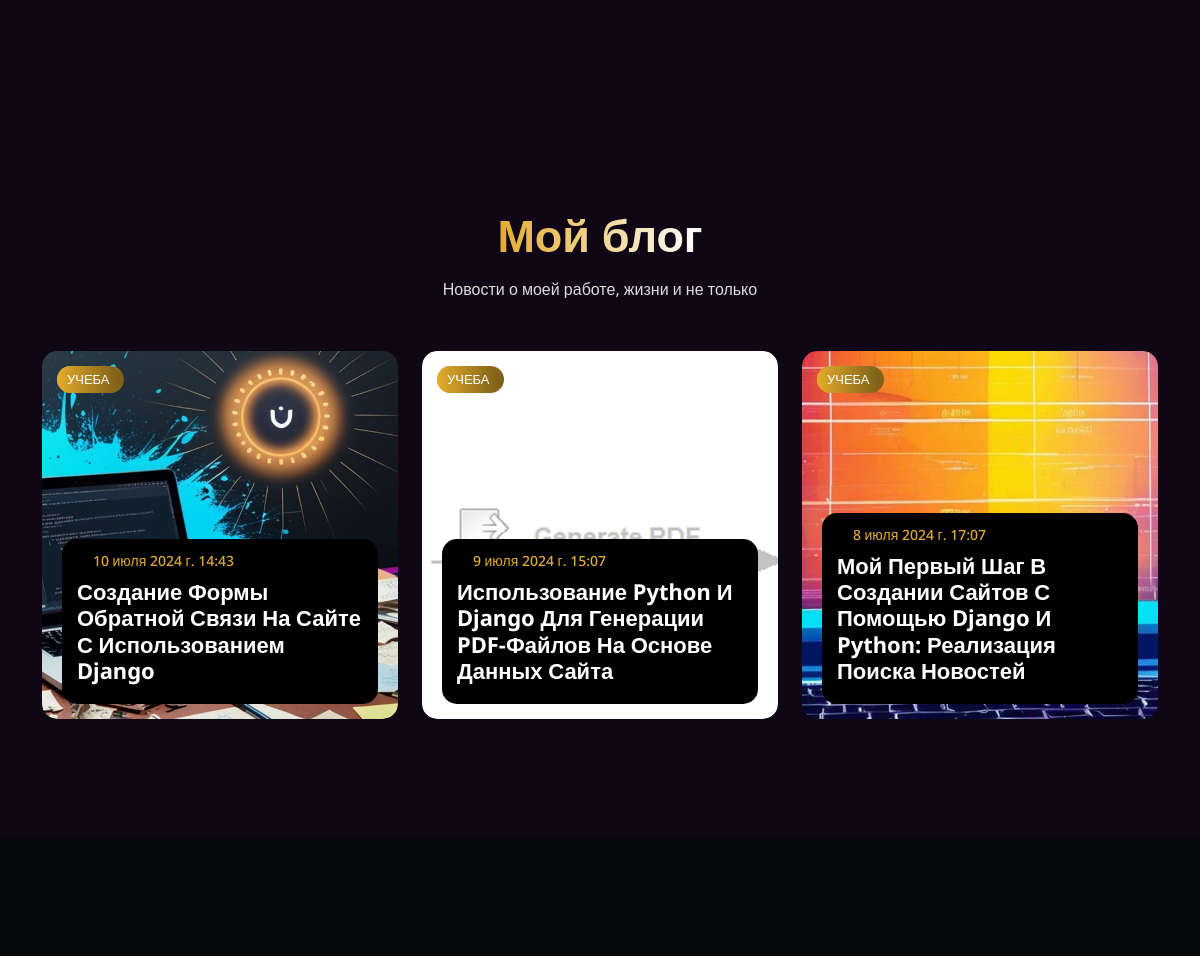
The app's page / (middle part), older data.
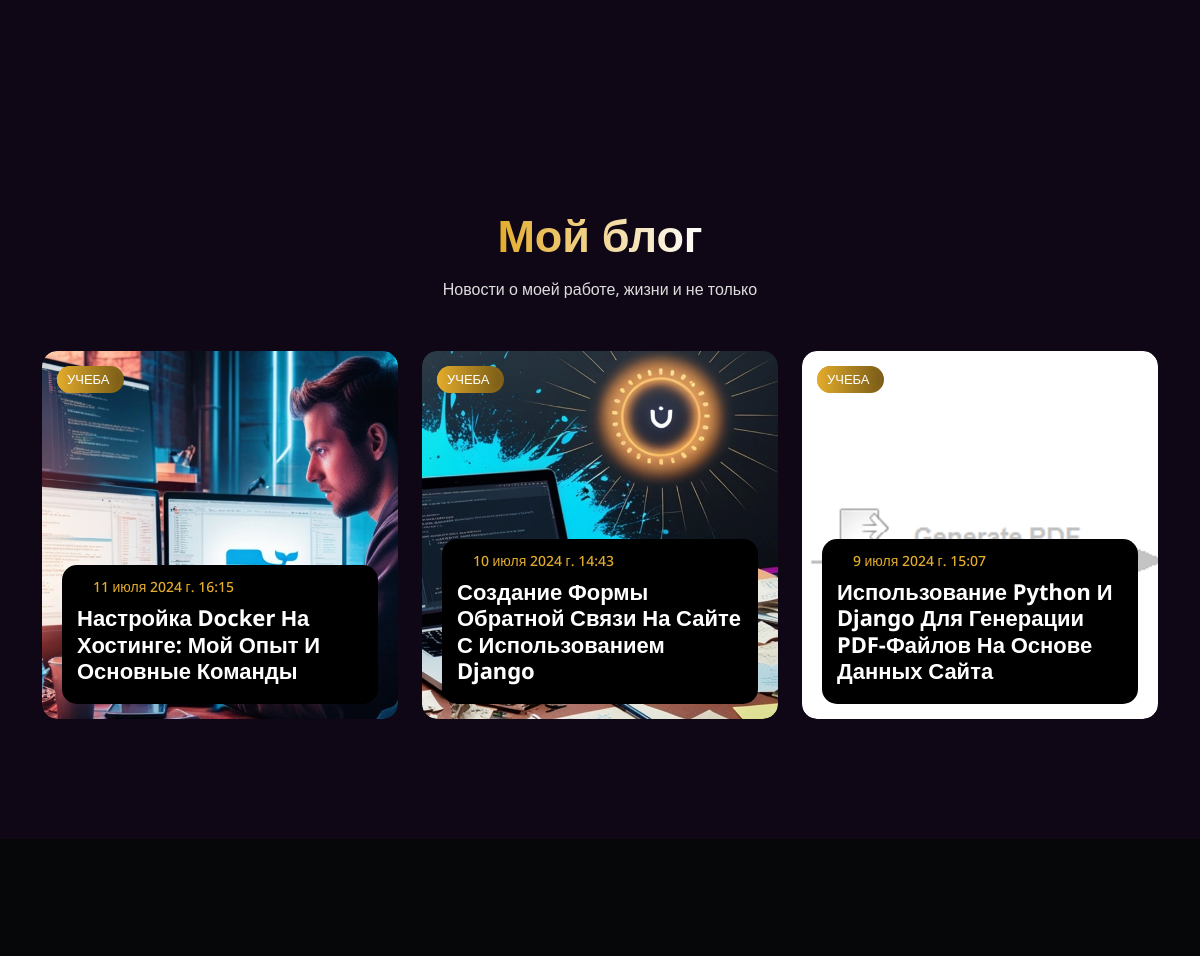
The same page, newer data.
### News/models.py (models this page shows, shortened)
class News(models.Model):
    imgNews = models.ImageField(upload_to='photos/news/', verbose_name='Главное изображение записи')
    dataNews = models.DateTimeField(default=timezone.now, verbose_name='Дата публиации')
    titleNews = models.CharField(max_length=500, verbose_name='Название статьи')
    slugNews = models.SlugField(max_length=200, unique=True, verbose_name='Заполняется автоматически', blank=True, null=True)
    contentNews = RichTextField(verbose_name='Контент новости')
    tags = models.ManyToManyField(newsTag, blank=True, verbose_name='Теги статьи')
    category = models.ManyToManyField(newsCategory, blank=True, verbose_name='Категории статьи')
    gallery = models.ManyToManyField(galleryNews, blank=True, verbose_name='Галерея фотографий')
    feetbicke = models.ForeignKey(FormsNews, on_delete=models.SET_NULL, null=True, blank=True, verbose_name='Отзыв')
    class Meta:
        verbose_name = 'Новость'
        verbose_name_plural = 'Новости'

class newsCategory(models.Model):
    titleCategory = models.CharField(max_length=500, verbose_name='Заголовок')
    slagCategory = models.CharField(max_length=500, verbose_name='Ссылка на категорию', blank=True, null=True)
    class Meta:
        verbose_name = 'Категория'
        verbose_name_plural = 'Категории'

### settings/views.py (the view)
# urls.py: path('', views.viewHome, name='home'),
def viewHome(request):
    settings = Settings.objects.first()
    social_networks = socialSettings.objects.all()
    number_settings = numberSettings.objects.all()
    experience_settings = experienceSettings.objects.all()
    skills_settings = skillsSettings.objects.all()
    contact_settings = contactSettings.objects.all()
    services_site = ServicesSite.objects.all()
    worck_site = WorckSite.objects.all()
    gallery_worck = GalleryWorck.objects.all()
    category_worck = categoryWorck.objects.all()
    news_home = News.objects.order_by('-dataNews')[:3]
    context = {
        'settings': settings,
        'social_networks': social_networks,
        'number_settings': number_settings,
        'experience_settings': experience_settings,
        'skills_settings': skills_settings,
        'contact_settings': contact_settings,
        'services_site': services_site,
        'worck_site': worck_site,
        'gallery_worck': gallery_worck,
        'category_worck': category_worck,
        'news_home': news_home,
    }
    return render(request, "settings/index.html", context)

### BlogAlekseii/context_processors.py (called while the page is built)
def global_context(request):
    settings = Settings.objects.first()
    menu_links_queryset = MenuSite.objects.all()
    menu_links = []
    for link in menu_links_queryset:
        menu_links.append({
            'nameLink': link.nameLink,
            'link': link.link
        })
    context = {
        'titleHome': settings.titleHome,
        'favSite': settings.favSite,
        'copy': settings.copyText,
        'button_header': settings.buttonHeader,
        'menu_links': menu_links,
    }
    return context

### settings/templates/settings/index.html (shortened to what this page needs)
{% extends 'base.html' %}
{% block content %}
    <main class="site-content" id="content">
        <section class="skills-section" id="skills-section">
        </section>
        <section class="blog-section" id="blog-section">
            <div class="container">
                <div class="row">
                    <div class="col-md-12">
                        <div class="section-header text-center">
                            <h2 class="section-title wow fadeInUp" data-wow-delay=".3s">Мой блог</h2>
                            <p class=" wow fadeInUp" data-wow-delay=".4s">Новости о моей работе, жизни и не только</p>
                        </div>
                    </div>
                </div>
                <div class="row">
                    {% for news in news_home %}
                        <div class="col-lg-4 col-md-6">
                            <div class="blog-item wow fadeInUp" data-wow-delay=".5s">
                                <div class="blog-thumb">
                                    <a href="{% url 'news_detail' category_slug=news.category.first.slagCategory slug=news.slugNews %}">
                                        <img src="{{ news.imgNews.url }}" alt="">
                                    </a>
                                    {% for category in news.category.all %}
                                        <a href="{% url 'news_category' category_slug=category.slagCategory %}" class="category">{{ category.titleCategory }}</a>
                                    {% endfor %}
                                </div>
                                <div class="blog-content">
                                    <div class="blog-meta">
                                        <ul class="ul-reset">
                                            <li><i class="fa-light fa-calendar-days"></i>{{ news.dataNews }}</li>
                                        </ul>
                                    </div>
                                    <h3 class="blog-title"><a href="{% url 'news_detail' category_slug=news.category.first.slagCategory slug=news.slugNews %}">{{ news.titleNews }}</a></h3>
                                </div>
                            </div>
                        </div>
                    {% endfor %}
                </div>
            </div>
        </section>
        <section class="contact-section" id="contact-section">
        </section>
    </main>
{% endblock %}

Row changes from the older to the newer data that the page shows:
no longer on this page (row unchanged): News: dataNews "8 июля 2024 г. 17:07", titleNews "Мой Первый Шаг В Создании Сайтов С Помощью Django И Python: Реализация Поиска Новостей", newsCategory (titleCategory "САЙТЫ"), newsCategory (titleCategory "УЧЕБА")
added News: imgNews (placeholder picture), dataNews "11 июля 2024 г. 16:15", titleNews "Настройка Docker На Хостинге: Мой Опыт И Основные Команды", newsCategory (titleCategory "САЙТЫ"), newsCategory (titleCategory "УЧЕБА")
